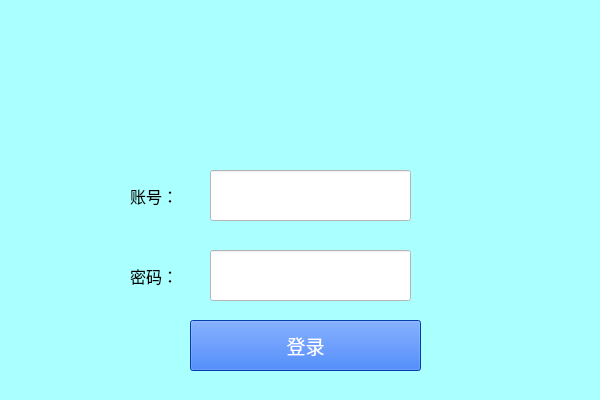
<?xml version="1.0" encoding="UTF-8"?>
<ui version="4.0">
 <class>MainWindow</class>
 <widget class="QMainWindow" name="MainWindow">
  <property name="geometry">
   <rect>
    <x>0</x>
    <y>0</y>
    <width>600</width>
    <height>400</height>
   </rect>
  </property>
  <property name="minimumSize">
   <size>
    <width>300</width>
    <height>200</height>
   </size>
  </property>
  <property name="maximumSize">
   <size>
    <width>600</width>
    <height>400</height>
   </size>
  </property>
  <property name="windowTitle">
   <string>登录界面</string>
  </property>
  <property name="windowIcon">
   <iconset>
    <normaloff>../icon/icon.svg</normaloff>../icon/icon.svg</iconset>
  </property>
  <property name="styleSheet">
   <string notr="true">background-color: rgb(170, 255, 255)</string>
  </property>
  <widget class="QWidget" name="centralwidget">
   <widget class="QLineEdit" name="lineEdit">
    <property name="geometry">
     <rect>
      <x>210</x>
      <y>170</y>
      <width>201</width>
      <height>51</height>
     </rect>
    </property>
    <property name="cursor">
     <cursorShape>CrossCursor</cursorShape>
    </property>
    <property name="styleSheet">
     <string notr="true">background-color: rgb(255, 255, 255);</string>
    </property>
    <property name="text">
     <string/>
    </property>
    <property name="maxLength">
     <number>32767</number>
    </property>
   </widget>
   <widget class="QLineEdit" name="lineEdit_2">
    <property name="geometry">
     <rect>
      <x>210</x>
      <y>250</y>
      <width>201</width>
      <height>51</height>
     </rect>
    </property>
    <property name="styleSheet">
     <string notr="true">background-color: rgb(255, 255, 255);</string>
    </property>
    <property name="inputMethodHints">
     <set>Qt::ImhHiddenText|Qt::ImhNoAutoUppercase|Qt::ImhNoPredictiveText|Qt::ImhSensitiveData</set>
    </property>
    <property name="inputMask">
     <string extracomment="qq账号"/>
    </property>
    <property name="text">
     <string extracomment="密码"/>
    </property>
    <property name="maxLength">
     <number>32767</number>
    </property>
    <property name="echoMode">
     <enum>QLineEdit::Password</enum>
    </property>
    <property name="cursorPosition">
     <number>0</number>
    </property>
   </widget>
   <widget class="QPushButton" name="lBtn_Login">
    <property name="geometry">
     <rect>
      <x>190</x>
      <y>320</y>
      <width>231</width>
      <height>51</height>
     </rect>
    </property>
    <property name="font">
     <font>
      <family>Agency FB</family>
      <pointsize>14</pointsize>
     </font>
    </property>
    <property name="styleSheet">
     <string notr="true">background-color: rgb(7, 85, 240);
color: rgb(255, 255, 255);</string>
    </property>
    <property name="text">
     <string>登录</string>
    </property>
   </widget>
   <widget class="QFrame" name="formFrame">
    <property name="geometry">
     <rect>
      <x>0</x>
      <y>-1</y>
      <width>601</width>
      <height>151</height>
     </rect>
    </property>
    <property name="styleSheet">
     <string notr="true">border-color: rgb(0, 85, 255);
background-image:url(:/img/icon/warehousePic.jpeg)</string>
    </property>
    <layout class="QFormLayout" name="formLayout"/>
   </widget>
   <widget class="QLabel" name="label">
    <property name="geometry">
     <rect>
      <x>130</x>
      <y>180</y>
      <width>61</width>
      <height>31</height>
     </rect>
    </property>
    <property name="font">
     <font>
      <family>Agency FB</family>
      <pointsize>12</pointsize>
     </font>
    </property>
    <property name="text">
     <string>账号：</string>
    </property>
   </widget>
   <widget class="QLabel" name="label_2">
    <property name="geometry">
     <rect>
      <x>130</x>
      <y>260</y>
      <width>61</width>
      <height>31</height>
     </rect>
    </property>
    <property name="font">
     <font>
      <family>Agency FB</family>
      <pointsize>12</pointsize>
     </font>
    </property>
    <property name="text">
     <string>密码：</string>
    </property>
   </widget>
  </widget>
  <widget class="QStatusBar" name="statusbar"/>
 </widget>
 <resources>
  <include location="path.qrc"/>
 </resources>
 <connections/>
</ui>
